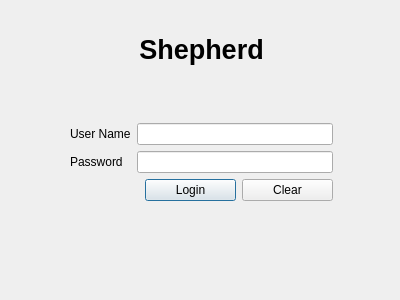
<?xml version="1.0" encoding="UTF-8"?>
<ui version="4.0">
 <class>LoginDialog</class>
 <widget class="QDialog" name="LoginDialog">
  <property name="geometry">
   <rect>
    <x>0</x>
    <y>0</y>
    <width>400</width>
    <height>300</height>
   </rect>
  </property>
  <property name="windowTitle">
   <string>Shepherd | Login</string>
  </property>
  <widget class="QWidget" name="">
   <property name="geometry">
    <rect>
     <x>70</x>
     <y>20</y>
     <width>263</width>
     <height>181</height>
    </rect>
   </property>
   <layout class="QVBoxLayout" name="verticalLayout_2">
    <item>
     <widget class="QLabel" name="loginDialogLabel">
      <property name="font">
       <font>
        <pointsize>20</pointsize>
        <weight>75</weight>
        <italic>false</italic>
        <bold>true</bold>
       </font>
      </property>
      <property name="text">
       <string>Shepherd</string>
      </property>
      <property name="alignment">
       <set>Qt::AlignCenter</set>
      </property>
     </widget>
    </item>
    <item>
     <spacer name="verticalSpacer">
      <property name="orientation">
       <enum>Qt::Vertical</enum>
      </property>
      <property name="sizeType">
       <enum>QSizePolicy::Fixed</enum>
      </property>
      <property name="sizeHint" stdset="0">
       <size>
        <width>20</width>
        <height>39</height>
       </size>
      </property>
     </spacer>
    </item>
    <item>
     <layout class="QVBoxLayout" name="verticalLayout">
      <item>
       <layout class="QFormLayout" name="formLayout">
        <item row="0" column="0">
         <widget class="QLabel" name="userNameLabel">
          <property name="text">
           <string>User Name</string>
          </property>
         </widget>
        </item>
        <item row="0" column="1">
         <widget class="QLineEdit" name="userNameLineEdit"/>
        </item>
        <item row="1" column="0">
         <widget class="QLabel" name="passwordLabel">
          <property name="text">
           <string>Password</string>
          </property>
         </widget>
        </item>
        <item row="1" column="1">
         <widget class="QLineEdit" name="passwordLineEdit">
          <property name="echoMode">
           <enum>QLineEdit::Password</enum>
          </property>
         </widget>
        </item>
       </layout>
      </item>
      <item>
       <layout class="QHBoxLayout" name="horizontalLayout" stretch="1,0,0">
        <item>
         <spacer name="horizontalSpacer">
          <property name="orientation">
           <enum>Qt::Horizontal</enum>
          </property>
          <property name="sizeType">
           <enum>QSizePolicy::Fixed</enum>
          </property>
          <property name="sizeHint" stdset="0">
           <size>
            <width>75</width>
            <height>20</height>
           </size>
          </property>
         </spacer>
        </item>
        <item>
         <widget class="QPushButton" name="loginPushButton">
          <property name="text">
           <string>Login</string>
          </property>
         </widget>
        </item>
        <item>
         <widget class="QPushButton" name="clearPushButton">
          <property name="text">
           <string>Clear</string>
          </property>
         </widget>
        </item>
       </layout>
      </item>
     </layout>
    </item>
   </layout>
  </widget>
 </widget>
 <resources/>
 <connections/>
</ui>
